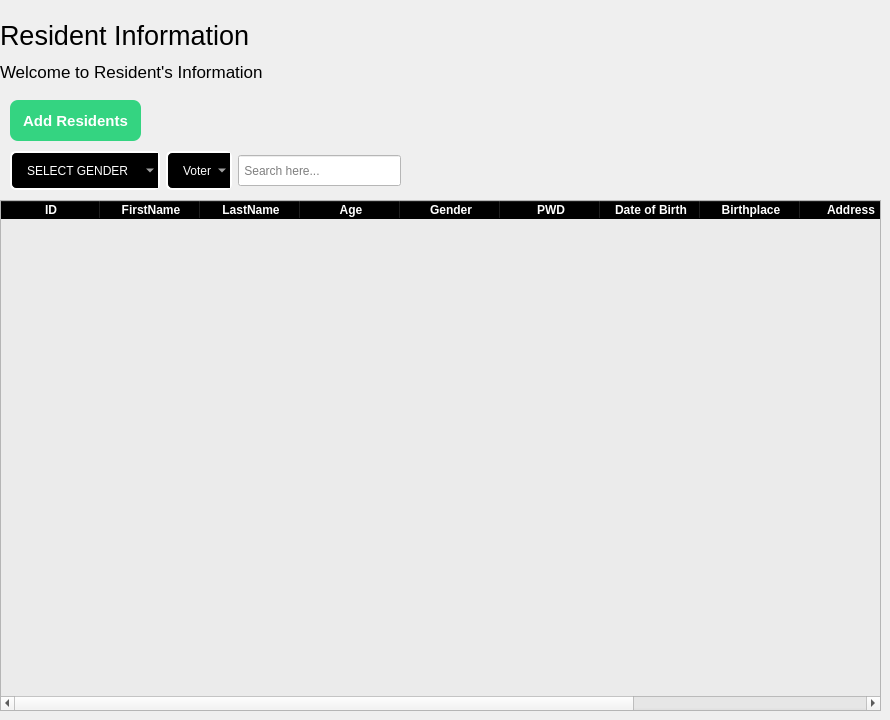
          <widget class="QWidget" name="page_5">
           <widget class="QPushButton" name="add_button">
            <property name="geometry">
             <rect>
              <x>10</x>
              <y>100</y>
              <width>131</width>
              <height>41</height>
             </rect>
            </property>
            <property name="styleSheet">
             <string notr="true">QPushButton{
 background-color: #34D481;
 color:white;
border:none;
border-radius:8px;
font-weight: bold;
font-size: 15px;
}</string>
            </property>
            <property name="text">
             <string>Add Residents</string>
            </property>
            <property name="icon">
             <iconset resource="resources.qrc">
              <normaloff>:/images/user-check-solid (1).ico</normaloff>:/images/user-check-solid (1).ico</iconset>
            </property>
           </widget>
           <widget class="QTableWidget" name="tableWidget">
            <property name="geometry">
             <rect>
              <x>0</x>
              <y>200</y>
              <width>881</width>
              <height>511</height>
             </rect>
            </property>
            <property name="styleSheet">
             <string notr="true">QTableWidget{background-color: rgb(235, 235, 235);}

QHeaderView::section{

 font-weight:bold;
 background-color:black;
 color:white;

}

</string>
            </property>
            <column>
             <property name="text">
              <string>ID</string>
             </property>
            </column>
            <column>
             <property name="text">
              <string>FirstName</string>
             </property>
            </column>
            <column>
             <property name="text">
              <string>LastName</string>
             </property>
            </column>
            <column>
             <property name="text">
              <string>Age</string>
             </property>
            </column>
            <column>
             <property name="text">
              <string>Gender</string>
             </property>
            </column>
            <column>
             <property name="text">
              <string>PWD</string>
             </property>
            </column>
            <column>
             <property name="text">
              <string>Date of Birth</string>
             </property>
            </column>
            <column>
             <property name="text">
              <string>Birthplace</string>
             </property>
            </column>
            <column>
             <property name="text">
              <string>Address</string>
             </property>
            </column>
            <column>
             <property name="text">
              <string>Contact</string>
             </property>
            </column>
            <column>
             <property name="text">
              <string>Email Address</string>
             </property>
            </column>
           </widget>
           <widget class="QWidget" name="">
            <property name="geometry">
             <rect>
              <x>0</x>
              <y>20</y>
              <width>271</width>
              <height>67</height>
             </rect>
            </property>
            <layout class="QVBoxLayout" name="verticalLayout_13">
             <item>
              <widget class="QLabel" name="label_11">
               <property name="font">
                <font>
                 <pointsize>20</pointsize>
                </font>
               </property>
               <property name="text">
                <string>Resident Information</string>
               </property>
              </widget>
             </item>
             <item>
              <widget class="QLabel" name="label_17">
               <property name="font">
                <font>
                 <pointsize>13</pointsize>
                </font>
               </property>
               <property name="text">
                <string>Welcome to Resident's Information</string>
               </property>
              </widget>
             </item>
            </layout>
           </widget>
           <widget class="QWidget" name="">
            <property name="geometry">
             <rect>
              <x>10</x>
              <y>150</y>
              <width>391</width>
              <height>41</height>
             </rect>
            </property>
            <layout class="QHBoxLayout" name="horizontalLayout_6">
             <item>
              <widget class="QComboBox" name="gender_comboBox">
               <property name="minimumSize">
                <size>
                 <width>150</width>
                 <height>0</height>
                </size>
               </property>
               <property name="styleSheet">
                <string notr="true">QComboBox{ 
border: 2px solid white;
border-radius:6px;
padding-left: 1px 18px 1px 3px;
height: 35px;
background-color:black;
color:white;
padding-left:15px;
selection-background-color: #298089;
}</string>
               </property>
               <item>
                <property name="text">
                 <string>SELECT GENDER</string>
                </property>
               </item>
               <item>
                <property name="text">
                 <string>Male</string>
                </property>
               </item>
               <item>
                <property name="text">
                 <string>Female</string>
                </property>
               </item>
              </widget>
             </item>
             <item>
              <widget class="QComboBox" name="PWD_comboBox">
               <property name="styleSheet">
                <string notr="true">QComboBox{ 
border: 2px solid white;
border-radius:6px;
padding-left: 1px 18px 1px 3px;
height: 35px;
background-color:black;
color:white;
padding-left:15px;
selection-background-color: #298089;
}</string>
               </property>
               <item>
                <property name="text">
                 <string>Voter</string>
                </property>
               </item>
               <item>
                <property name="text">
                 <string>Yes</string>
                </property>
               </item>
               <item>
                <property name="text">
                 <string>No</string>
                </property>
               </item>
              </widget>
             </item>
             <item>
              <widget class="QLineEdit" name="lineEdit_2">
               <property name="minimumSize">
                <size>
                 <width>0</width>
                 <height>31</height>
                </size>
               </property>
               <property name="maximumSize">
                <size>
                 <width>16777215</width>
                 <height>31</height>
                </size>
               </property>
               <property name="styleSheet">
                <string notr="true">background-color: rgb(255, 255, 255);</string>
               </property>
               <property name="placeholderText">
                <string> Search here...</string>
               </property>
              </widget>
             </item>
            </layout>
           </widget>
          </widget>
